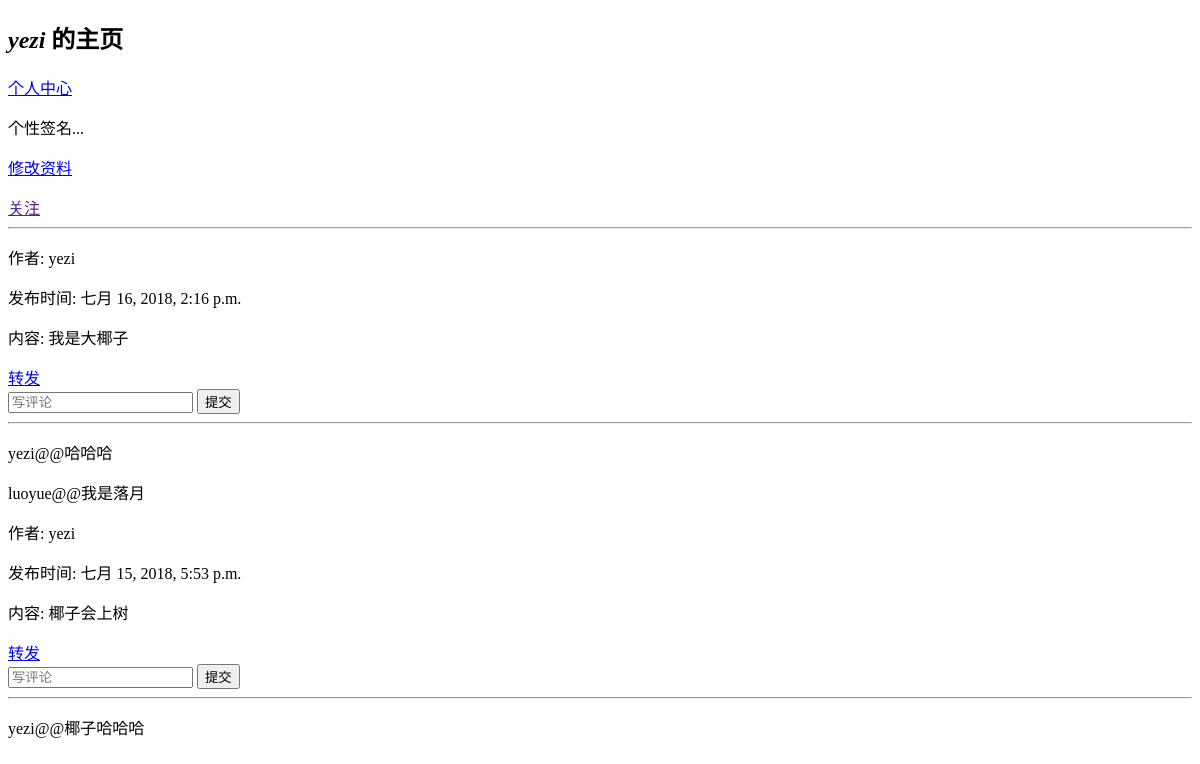
The app's page /weibo/user_page/?uid=21 (signed in), older data.
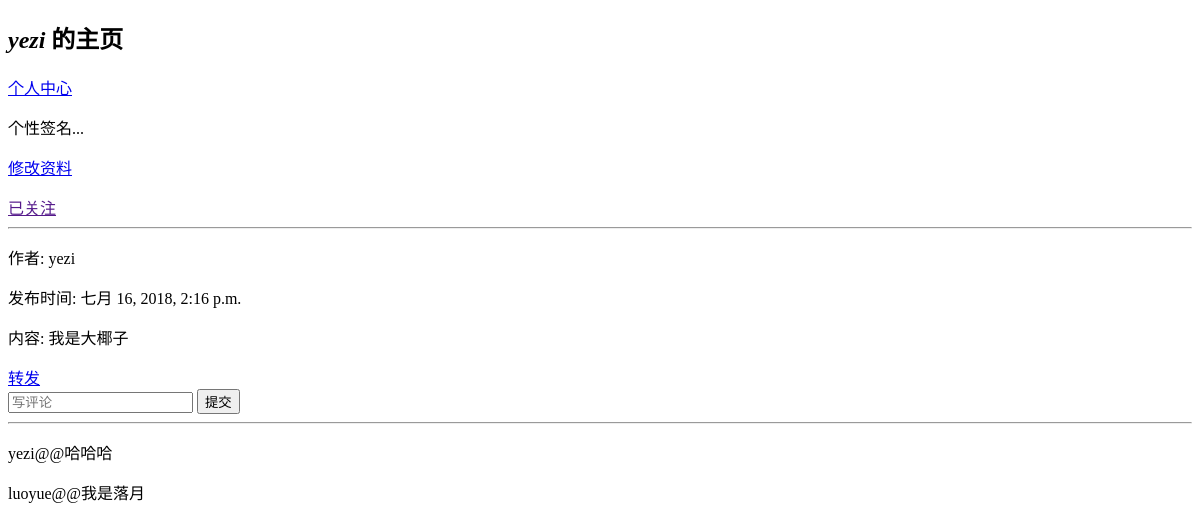
The same page, newer data.
### yezi_weibo/models.py (models this page shows, shortened)
class WeiBo(models.Model):
    user = models.ForeignKey(WBUser, verbose_name='用户', related_name='wbs')
    text = models.ForeignKey(WBText, verbose_name='微博内容', related_name='wbs')
    is_del = models.BooleanField(verbose_name='是否删除', default=False)
    time_create = models.DateTimeField(verbose_name='创建时间', auto_now_add=True)
    class Meta:
        verbose_name = '个人微博'
        verbose_name_plural = '个人微博'

class WBText(models.Model):
    author = models.ForeignKey(WBUser, verbose_name='作者', related_name='ori_wbs')
    msg = models.TextField(verbose_name='微博', max_length=500)
    class Meta:
        verbose_name = '微博文本'
        verbose_name_plural = '微博文本'

class WBUser(User):
    GENDER_OPTIONS = (
        (0, '保密'),
        (1, '男'),
        (2, '女'),
    )
    nickname = models.CharField(verbose_name='昵称', max_length=128, null=True, blank=True)
    gender = models.IntegerField(verbose_name='性别', choices=GENDER_OPTIONS, default=0)
    _info = models.TextField(verbose_name='其他信息', null=True, blank=True)
    followers = models.ManyToManyField('WBUser', verbose_name='关注')
    class Meta:
        verbose_name = '微博用户'
        verbose_name_plural = '微博用户'
    def __str__(self):
        return self.nickname or self.username

class Comment(models.Model):
    user = models.ForeignKey(WBUser, verbose_name='用户', related_name='comments')
    target = models.ForeignKey(WeiBo, verbose_name='被评微博', related_name='comments')
    text = models.TextField(max_length=500, verbose_name="评论")
    is_del = models.BooleanField(verbose_name='是否删除', default=False)
    time_create = models.DateTimeField(verbose_name='创建时间', auto_now_add=True)
    class Meta:
        verbose_name = '评论'
        verbose_name_plural = '评论'

### yezi_weibo/views.py (the view)
# urls.py: url(r'user_page/$', views.user_page, name='user_page'),
def user_page(request):
    user = get_object_or_404(WBUser, id=request.user.id)
    uid = request.GET.get('uid')
    wb_user = get_object_or_404(WBUser, id=uid)
    wbs = WeiBo.objects.filter(user=wb_user).order_by('-time_create')
    return render(request, 'yezi_weibo/user_page.html', {
        'wb_user': wb_user,
        'wbs': wbs,
        'user': user,
    })

### yezi_weibo/templates/yezi_weibo/user_page.html (shortened to what this page needs)
<!DOCTYPE html>
<html lang="en">
<head>
</head>
<body>
<h2><i>{{ wb_user }}</i> 的主页</h2>
<span><a href='{% url "wb:homepage" %}'>个人中心</a></span>
<p>个性签名...</p>
<p><a href="#">修改资料</a></p>
{% if wb_user in user.followers.all %}
    <a href="" onclick="unfollow_this(this)">已关注</a>
{% elif wb_user.id == user.id %}
    <div style="display:none"></div>
{% else %}
    <a href="" onclick='follow_this(this)'>关注</a>
{% endif %}
<hr>
{% for wb in wbs %}
    {% if not wb.is_del %}
        <p>作者: {{ wb.text.author }}</p>
        <p>发布时间: {{ wb.time_create }}</p>
        <p>内容: {{ wb.text.msg }}</p>
        <a href="{% url 'wb:forward' %}?wid={{ wb.id }}">转发</a>
        <br>
        <form method="post" action="{% url 'wb:wb_comment' %}">
            <input type="text" name="msg" placeholder="写评论">
            <input type="submit" value="提交">
        </form>
<hr>
        {% for comm in wb.comments.all %}
            <p>{{ comm.user}}@@{{ comm.text }}</p>
        {% endfor %}
    {% endif %}
{% endfor %}
</body>
</html>

Row changes from the older to the newer data that the page shows:
removed WeiBo: text.author "yezi", time_create "七月 15, 2018, 5:53 p.m.", text.msg "椰子会上树"
removed Comment: user "yezi", text "椰子哈哈哈"
Text that changed along with them:
text no longer shown: "关注"
text now shown: "已关注"
